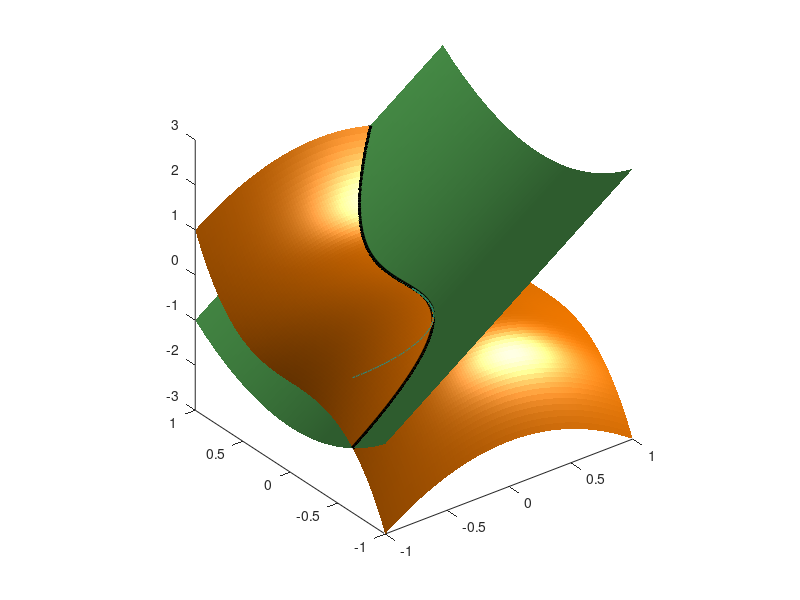

Write the MATLAB code that produced this figure.
% Define the input grid
[x, y] = meshgrid(linspace(-1, 1));
% Calculate the two surfaces
z1 = y.^2 + 2*x;
z2 = 2*y.^3 - x.^2;
% Visualize the two surfaces
hold on
surface(x, y, z1, 'FaceColor', [0.5 1.0 0.5], 'EdgeColor', 'none');
surface(x, y, z2, 'FaceColor', [1.0 0.5 0.0], 'EdgeColor', 'none');
view(3); camlight; axis vis3d
% Take the difference between the two surface heights and find the contour
% where that surface is zero.
zdiff = z1 - z2;
C = contour(x, y, zdiff, [0 0]);
% Extract the x- and y-locations from the contour matrix C.
xL = C(1, 2:end);
yL = C(2, 2:end);
% Interpolate on the first surface to find z-locations for the intersection
% line.
zL = interp2(x, y, z1, xL, yL);
% Visualize the line.
line(xL, yL, zL, 'Color', 'k', 'LineWidth', 3);
hold off